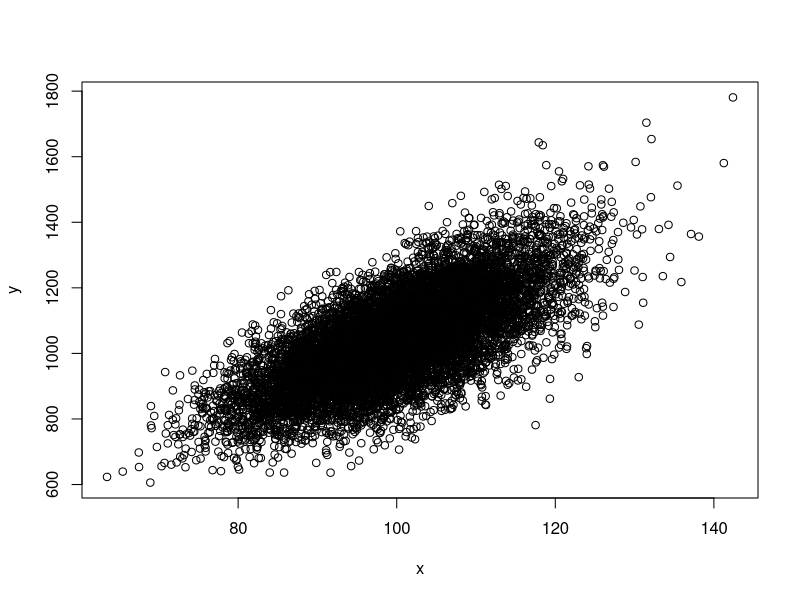

Write R code to recreate this figure. (Note: this script raises an error after producing the figure.)
library(dplyr)
n <- 10000
x <- rnorm(n,100,10)
alpha <- rnorm(n,10,1)
beta <- rnorm(n, 10,1)
noise <- runif(n, 0,min(x))
y <- alpha*x + beta + noise
plot(x,y)
fechas <- seq.Date(from = as.Date("2021-01-01"), length.out = n, by = "day")
data <- data.frame(fecha = fechas,
                   x = x,
                   y = y)
write.csv(data, 'data_example/ejemplo1.csv', row.names = F)
